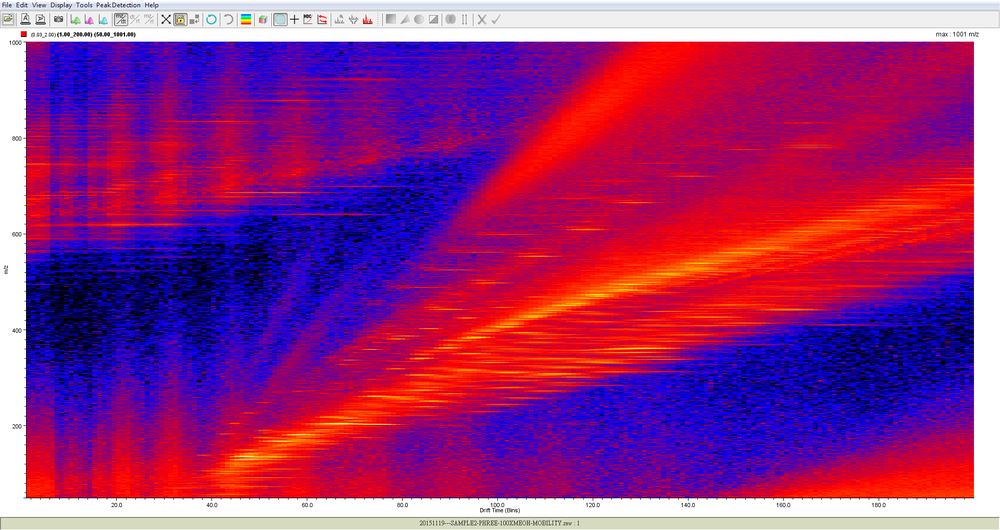
%> input picture test_hough/spectrums/Healthy.png, 1000 x 530 px, shrunk from 1920 x 1018 before the run
$ octave test_hough_transform_line.m   (GNU Octave 9; MATLAB toolbox functions it lacks are replaced by stand-ins)
%> lines starting %> are read from the running program, lines starting %| are printed output that depends on the picture
clear;
clc;
close all;
numPeaks=30;
img=imread('spectrums/Healthy.png');
%> img is the input picture: size 530x1000x3 uint8; mean R, G, B 151.6, 47.8, 128.2
[m n l]=size(img);
%> m = 530; n = 1000; l = 3
I=img(:,:,1)-img(:,:,3);
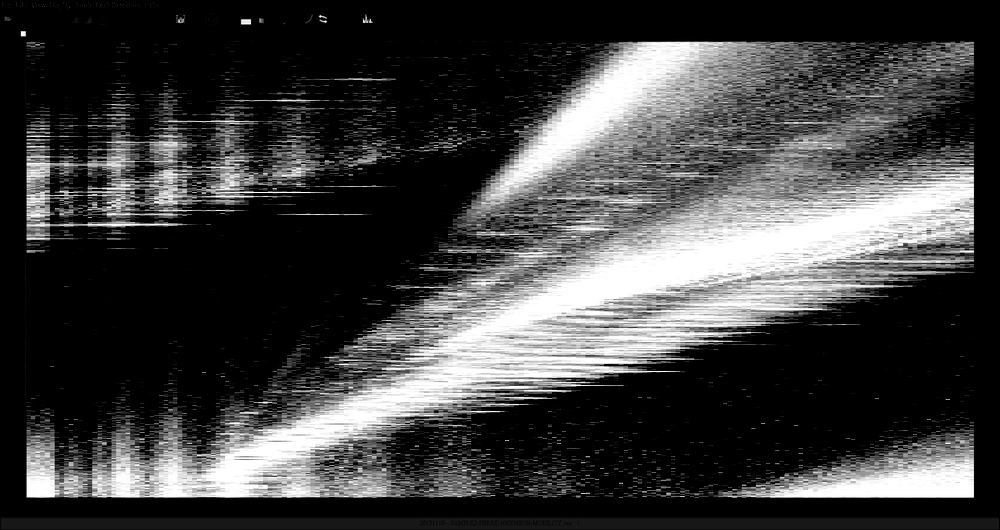
%> I: size 530x1000 uint8; min 0, max 255, mean 64.2
I=I(100:m-100,100:n-100);
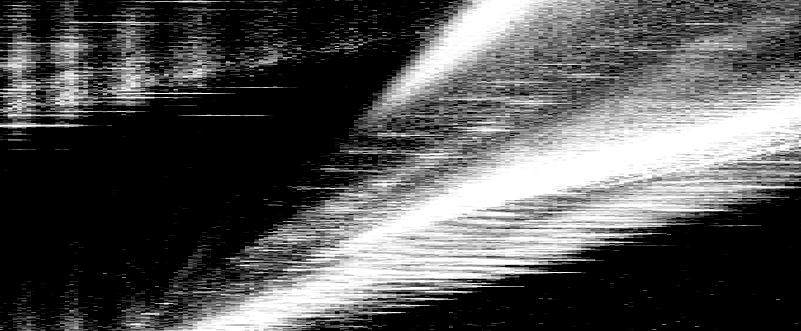
%> I: size 331x801 uint8; min 0, max 255, mean 84.8
imshow(I);
figure;
BW = edge(I,'canny');
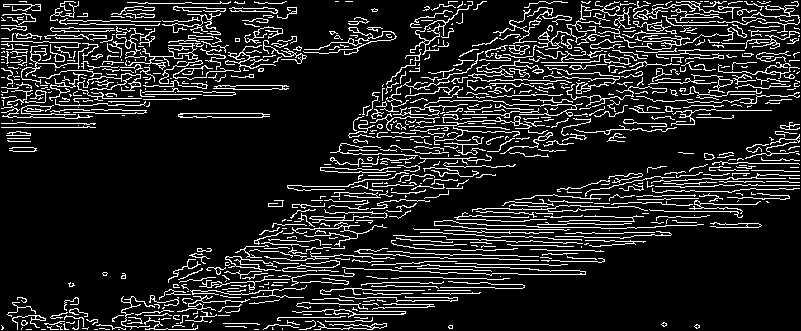
%> BW: size 331x801 logical; 13.4% white in thin lines or dots
[H,T,R] = hough(BW);
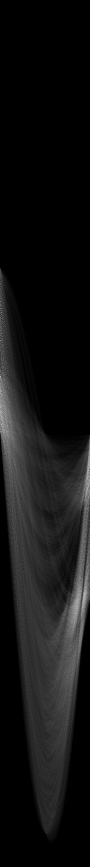
%> H: size 1733x180 double (shown at 1/2 size); min 0, max 272, mean 20.5; drawn with min black and max white
%> T = 180 values from -90 to 89; R = 1733 values from -866 to 866
imshow(H,[],'XData',T,'YData',R,...
            'InitialMagnification','fit');
xlabel('\theta'), ylabel('\rho');
axis on, axis normal, hold on;
P  = houghpeaks(H,numPeaks,'threshold',ceil(0.3*max(H(:))));
%> P = 30 rows, first 12: [750 1; 1196 167; 836 1; 825 5; 783 3; 961 180; 919 180; 1194 170; 863 2; 979 176; 942 177; 1214 156]
x = T(P(:,2)); y = R(P(:,1));
%> after `x = T(P(:,2))`: x = 30 values, max 89 at index 6, min -90 at index 1, mean 17.03
%> after `y = R(P(:,1))`: y = 30 values, max 376 at index 27, min -216 at index 23, mean 123
plot(x,y,'s','color','white');
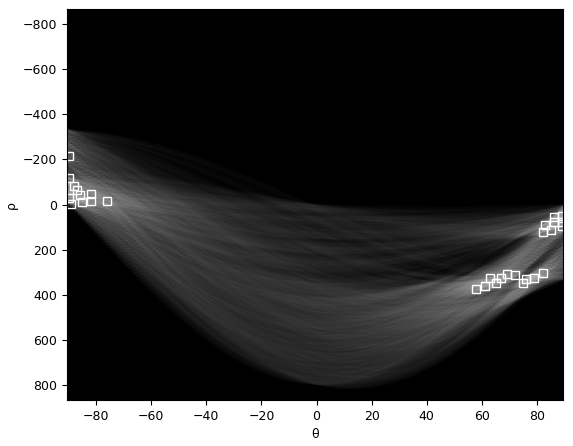
%> figure redrawn from the program's plot data
lines = houghlines(BW,T,R,P,'FillGap',numPeaks,'MinLength',7);
%> lines = 141 lines; longest, point1 to point2 (x, y): (790, 16) to (121, 328), (799, 147) to (119, 330), (741, 2) to (150, 330), (708, 2) to (184, 330), (800, 22) to (275, 224), (715, 2) to (264, 232)
figure, imshow(img(100:m-100,100:n-100,:)), hold on
%> after `imshow(img(100:m-100,100:n-100,:))`:
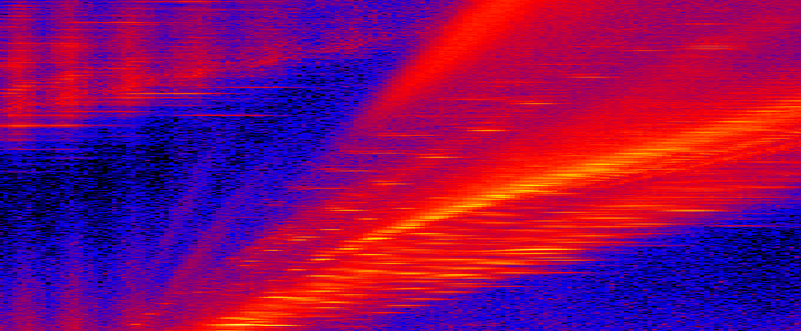
%> displayed picture: size 331x801x3, on the screen's scale of 0 to 255; mean R, G, B 135.4, 6.1, 99.5
max_len = 0;
for k = 1:length(lines)
   xy = [lines(k).point1; lines(k).point2];
   if (xy(1,1)<xy(2,1) && xy(1,2)>xy(2,2)) || (xy(1,1)>xy(2,1) && xy(1,2)<xy(2,2))
      plot(xy(:,1),xy(:,2),'LineWidth',2,'Color','green');

      % Plot beginnings and ends of lines

      plot(xy(1,1),xy(1,2),'x','LineWidth',2,'Color','yellow');
      %plot(xy(2,1),xy(2,2),'x','LineWidth',2,'Color','yellow');
      plot(xy(2,1),xy(2,2),'x','LineWidth',2,'Color','red');
   end
   % Determine the endpoints of the longest line segment
   len = norm(lines(k).point1 - lines(k).point2);
   if ( len > max_len)
      max_len = len;
      xy_long = xy;
   end
end
%> this loop made 141 passes
%> (len, max_len, xy_long) on passes 1, 2, 3, 6, 14, 50: (81, 81, [9 118; 90 118]), (82, 82, [181 118; 263 118]), (192, 192, [359 118; 551 118]), (287.6, 287.6, [671 173; 392 243]), (293.7, 293.7, [8 44; 301 64]), (299.7, 299.7, [601 217; 307 275])
%> (xy, len) on passes 4, 5, 7, 8, 9, 10: ([652 118; 734 118], 82), ([798 141; 753 153], 46.57), ([361 250; 123 310], 245.4), ([84 319; 43 330], 42.45), ([53 32; 218 32], 165), ([255 32; 283 32], 28)
%> after the loop, max_len = 738.2; xy_long = [790 16; 121 328]
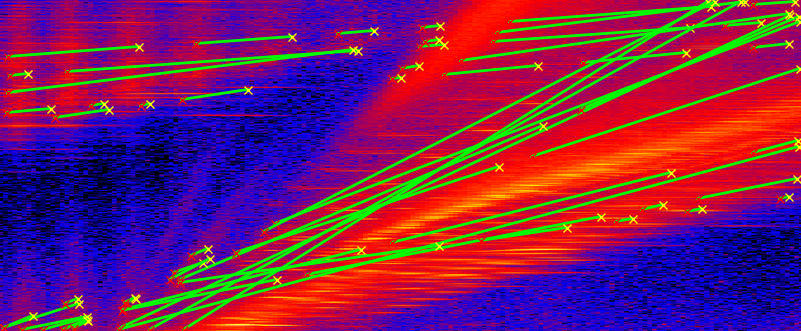
%> figure redrawn from the program's plot data
